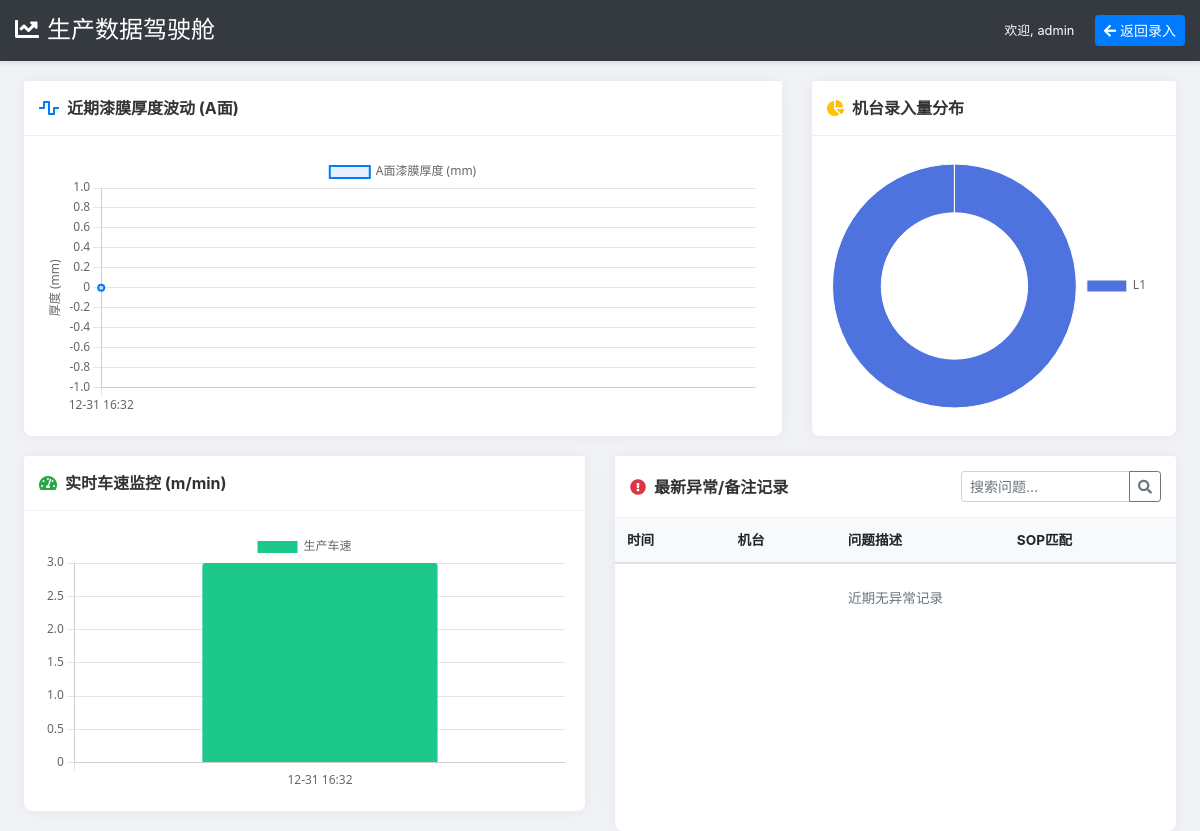
Before: /analysis (signed in) with the older database file.
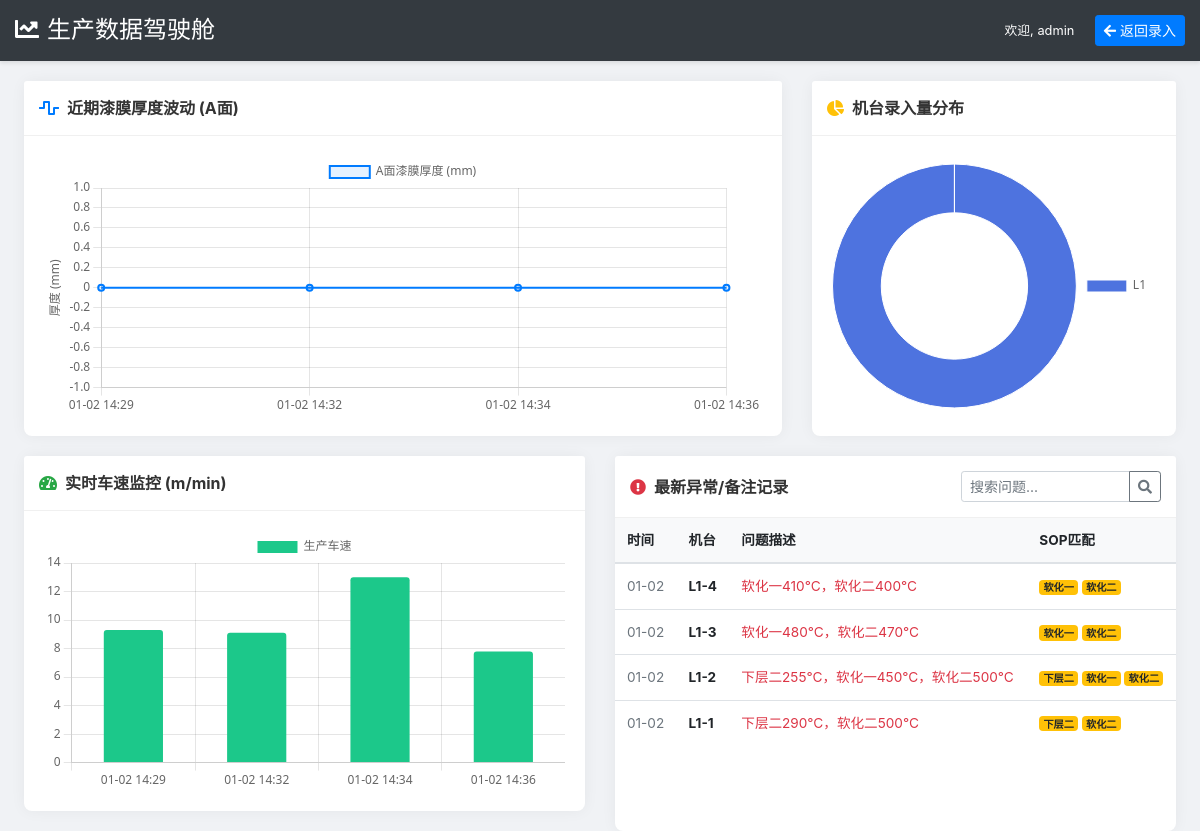
After: the same page with the newer database file.
### app.py (models this page shows)
class ProcessRecord(db.Model):
    id = db.Column(db.Integer, primary_key=True)
    create_time = db.Column(db.DateTime, default=datetime.now)
    operator_name = db.Column(db.String(50))
    is_submitted = db.Column(db.Boolean, default=False)
    machine_model = db.Column(db.String(20))
    product_type = db.Column(db.String(50))
    wire_spec = db.Column(db.String(20))
    ref_speed = db.Column(db.String(20))
    is_self_bonding = db.Column(db.Boolean, default=False)
    base_coat_type = db.Column(db.String(20))
    base_coat_pass = db.Column(db.String(10))
    mid_coat_type = db.Column(db.String(20))
    mid_coat_pass = db.Column(db.String(10))
    top_coat_type = db.Column(db.String(20))
    top_coat_pass = db.Column(db.String(10))
    tol_a_bare = db.Column(db.String(50))
    tol_a_finished = db.Column(db.String(50))
    tol_a_thickness = db.Column(db.String(50))
    tol_b_bare = db.Column(db.String(50))
    tol_b_finished = db.Column(db.String(50))
    tol_b_thickness = db.Column(db.String(50))
    remark = db.Column(db.Text)

### app.py (the view)
@app.route('/analysis')
@login_required
def analysis():
    records = ProcessRecord.query.filter(ProcessRecord.is_submitted == True) \
        .order_by(ProcessRecord.create_time.asc()).limit(100).all()
    chart_dates = []  # X轴：时间
    chart_speeds = []  # Y轴：速度
    chart_thickness = []  # Y轴：漆膜厚度 (取A面)
    machine_counts = {}  # 饼图：机台统计
    for r in records:
        d_str = r.create_time.strftime('%m-%d %H:%M')
        chart_dates.append(d_str)
        try:
            sp = float(r.ref_speed.split('±')[0]) if r.ref_speed else 0
        except:
            sp = 0
        chart_speeds.append(sp)
        try:
            th = float(r.tol_a_thickness_val) if r.tol_a_thickness_val else 0
        except:
            th = 0
        chart_thickness.append(th)
        m_name = r.machine_model.split('-')[0] if r.machine_model else "未知"
        machine_counts[m_name] = machine_counts.get(m_name, 0) + 1
    raw_issues = ProcessRecord.query.filter(
        ProcessRecord.is_submitted == True,
        ProcessRecord.remark != None,
        ProcessRecord.remark != ""
    ).order_by(ProcessRecord.create_time.desc()).limit(10).all()
    analyzed_issues = []
    for issue in raw_issues:
        std_info = get_std_context(issue.machine_model, issue.is_self_bonding, issue.remark)
        analyzed_issues.append({'record': issue, 'std_matches': std_info})
    return render_template('analysis.html',
                           current_user=current_user,
                           dates_json=json.dumps(chart_dates),
                           speeds_json=json.dumps(chart_speeds),
                           thickness_json=json.dumps(chart_thickness),
                           machine_labels_json=json.dumps(list(machine_counts.keys())),
                           machine_data_json=json.dumps(list(machine_counts.values())),
                           analyzed_issues=analyzed_issues)

### app.py (called while the page is built)
@login_manager.user_loader
def load_user(user_id):
    return User.query.get(int(user_id))

def get_std_context(machine_full, is_sb, remark_text):
    if not machine_full or not remark_text: return []
    m_type = machine_full.split('-')[0]
    if m_type not in STD_PARAMS: return []
    param_set = STD_PARAMS[m_type].get('self_bonding' if is_sb else 'normal') or STD_PARAMS[m_type].get('normal')
    if not param_set: return []
    matches = []
    for key, val in param_set.items():
        if key in remark_text: matches.append({'name': key, 'std_val': val})
    return matches

### templates/analysis.html (shortened to what the changed rows need)
<!DOCTYPE html>
<html lang="zh-CN">
<head>
    <link rel="stylesheet" href="https://cdn.jsdelivr.net/npm/bootstrap@4.6.0/dist/css/bootstrap.min.css">
    <link rel="stylesheet" href="https://cdnjs.cloudflare.com/ajax/libs/font-awesome/5.15.3/css/all.min.css">
</head>
<body>
    <div class="container-fluid px-4">
        <div class="row">
            <div class="col-lg-8">
                <div class="card">
                    <div class="card-body">
                        <div class="chart-container">
                            <canvas id="thicknessChart"></canvas>
                        </div>
                    </div>
                </div>
            </div>
        </div>
        <div class="row">
            <div class="col-lg-6">
                <div class="card">
                    <div class="card-body">
                        <div class="chart-container">
                            <canvas id="speedChart"></canvas>
                        </div>
                    </div>
                </div>
            </div>
            <div class="col-lg-6">
                <div class="card h-100">
                    <div class="card-body p-0">
                        <div class="table-responsive">
                            <table class="table table-custom table-hover mb-0">
                                <thead>
                                    <tr>
                                        <th>时间</th>
                                        <th>机台</th>
                                        <th>问题描述</th>
                                        <th>SOP匹配</th>
                                    </tr>
                                </thead>
                                <tbody>
                                    {% for item in analyzed_issues %}
                                    <tr>
                                        <td class="text-muted">{{ item.record.create_time.strftime('%m-%d') }}</td>
                                        <td class="font-weight-bold">{{ item.record.machine_model }}</td>
                                        <td class="text-danger">{{ item.record.remark }}</td>
                                        <td>
                                            {% if item.std_matches %}
                                                {% for match in item.std_matches %}
                                                <span class="badge badge-warning" title="标准值: {{ match.std_val }}">
                                                    {{ match.name }}
                                                </span>
                                                {% endfor %}
                                            {% else %}
                                                <span class="text-muted small">-</span>
                                            {% endif %}
                                        </td>
                                    </tr>
                                    {% else %}
                                    <tr><td colspan="4" class="text-center py-4 text-muted">近期无异常记录</td></tr>
                                    {% endfor %}
                                </tbody>
                            </table>
                        </div>
                    </div>
                </div>
            </div>
        </div>
    </div>
</body>
</html>

Changed rows visible on the page:
added ProcessRecord: record.create_time "01-02", record.machine_model "L1-4", record.remark "软化一410℃，软化二400℃"
added ProcessRecord: record.create_time "01-02", record.machine_model "L1-3", record.remark "软化一480℃，软化二470℃"
added ProcessRecord: record.create_time "01-02", record.machine_model "L1-2", record.remark "下层二255℃，软化一450℃，软化二500℃"
now on this page (row edited): ProcessRecord: record.create_time "01-02", record.machine_model "L1-1", record.remark "下层二290℃，软化二500℃"
Other visible differences:
chart data {{ speeds_json | safe }}: [3.0] → [9.3, 9.1, 13.0, 7.8]
chart data {{ thickness_json | safe }}: [0] → [0, 0, 0, 0]
new list line: "软化一 软化二"
new list line: "下层二 软化一 软化二"
new list line: "下层二 软化二"
text no longer shown: "近期无异常记录"
